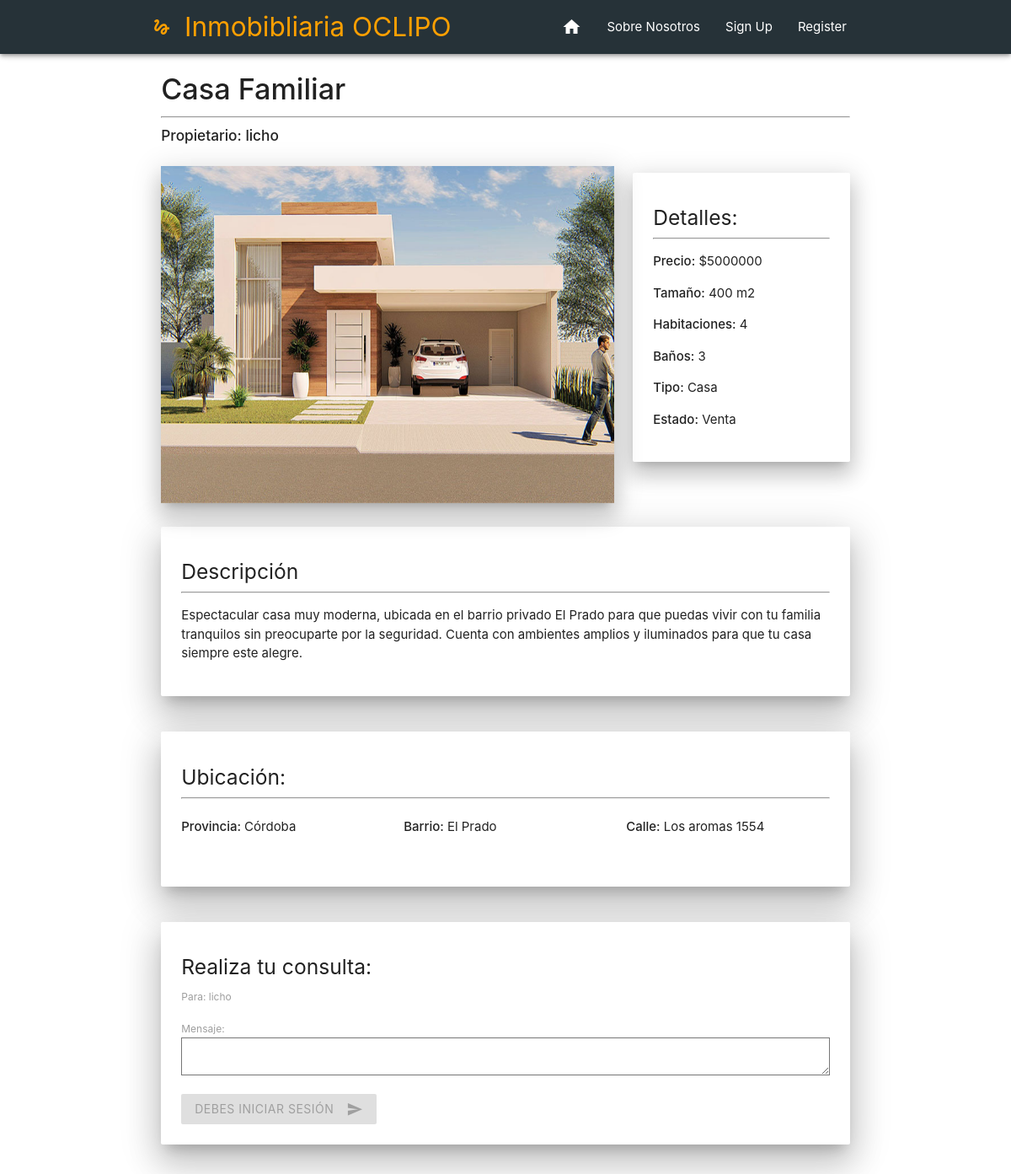
The app's page /propiedad/39 with its own data.
### Inmobibliaria/models.py (models this page shows, shortened)
class Propiedad(models.Model):
    usuario = models.ForeignKey(User, on_delete=models.CASCADE, null=False)
    titulo = models.CharField(max_length=20)
    precio = models.IntegerField()
    ubicacion = models.ForeignKey('Ubicacion', on_delete=models.CASCADE, null=False)
    barrio = models.CharField(max_length=30)
    calle = models.CharField(max_length=30)
    numero = models.IntegerField()
    tipo = models.CharField(max_length=12,choices=TIPO_CHOICES)
    estado = models.CharField(max_length=8,choices=STATUS_CHOICES)
    habitaciones = models.IntegerField()
    baños = models.IntegerField()
    tamaño = models.IntegerField()
    descripcion = models.TextField(max_length=2000)
    fecha = models.DateTimeField(auto_now_add=True)

class Imagen(models.Model):
    propiedad = models.ForeignKey(Propiedad, on_delete=models.CASCADE,null=False)
    foto = models.ImageField(upload_to='fotos/', null=True)

class Ubicacion(models.Model):
    provincia = models.CharField(max_length=30)

### Inmobibliaria/views.py (the view)
# urls.py: path("propiedad/<str:id>", views.propiedadview),
def propiedadview(request,id):
    propiedad = Propiedad.objects.get(id = id)
    imagenesLibro = Imagen.objects.filter(propiedad = propiedad)
    indiceEnCarusel = ["#one", "#two", "#three"] #El carusel necesita esos datos en el href para funcionar
    if request.method == 'POST':
        form = ComentarioModelForm(request.POST)
        current_user = get_object_or_404(User, pk = request.user.pk)
        if form.is_valid():
            created_comentario = form.save(commit=False)
            created_comentario.user = current_user
            created_comentario.propiedad = propiedad
            if created_comentario.user != created_comentario.propiedad.usuario:
                created_comentario.save()
                subject = "Has recibido una consulta de tu propiedad " + propiedad.titulo
                message = "De: " + created_comentario.user.username + "\nCorreo: "+ created_comentario.user.email + "\n" + created_comentario.mensaje
                email_from = settings.EMAIL_HOST_USER
                recipient_list = [propiedad.usuario.email]
                send_mail(subject, message, email_from, recipient_list)
                messages.success(request, f'Tu consulta ha sido enviada!')
                return redirect('/')
            else:
                messages.success(request, f'No puedes consultar una propiedad tuya')
    else:
        form = ComentarioModelForm()
    return render(request,"Inmobibliaria/propiedad.html",{"propiedad":propiedad, "imagenes": imagenesLibro,"indiceEnCarusel":indiceEnCarusel,"host": request.get_host(),"form":form})

### Inmobibliaria/forms.py
class ComentarioModelForm(forms.ModelForm):
	class Meta:
		model = Comentario
		fields = ['mensaje']

### Inmobibliaria/templatetags/index.py (called while the page is built)
@register.filter
def index(indexable, i):
    return indexable[i]

### Inmobibliaria/templates/Inmobibliaria/propiedad.html (shortened to what this page needs)
{% extends 'Inmobibliaria/base.html' %}
{% block content %}
<div class="container">
<div class="row">
    <div class="col s12 m12">
        <h4><strong>{{propiedad.titulo}}</strong></h4><hr>
        <h6><strong> Propietario: {{propiedad.usuario}}</strong></h6>
    </div>
</div>
<div class="row">
    <div class="col s12 m8">
        <div class="carousel carousel-slider z-depth-4">
        {% load index %}
        {% for imagen in imagenes %}
        <a class="carousel-item " href="{{ indiceEnCarusel|index:forloop.counter0 }}"><img src = "http://{{ host }}/media/{{ imagen.foto }}" width="100%" height="400"></a>
        {% endfor %}
        </div>
    </div>
    <div class="col s12 m4">
        <div class="card-panel z-depth-4">
        <h5>Detalles: </h5><hr>
        <p><strong>Precio:</strong> ${{propiedad.precio}}</p>
        <p><strong>Tamaño:</strong> {{propiedad.tamaño}} m2</p>
        <p><strong>Habitaciones:</strong> {{propiedad.habitaciones}}</p>
        <p><strong>Baños:</strong> {{propiedad.baños}}</p>
        <p><strong>Tipo:</strong> {{propiedad.tipo}}</p>
        <p><strong>Estado:</strong> {{propiedad.estado}}</p>
      </div>
    </div>
</div>
<div class="row">
    <div class="col s12 m12">
        <div class="card-panel white z-depth-5">
        <h5>Descripción</h5><hr>
        <p>{{propiedad.descripcion}}</p>
      </div>
    </div>
</div>
<div class="row">
    <div class="col s12 m12">
        <div class="card-panel white z-depth-5">
            <h5>Ubicación:</h5><hr>
            <div class="row">
            <div class="col s12 m4">
                <p><strong>Provincia: </strong>{{propiedad.ubicacion.provincia}}</p>
            </div>
            <div class="col s12 m4">
                <p><strong>Barrio: </strong>{{propiedad.barrio}}</p>
            </div>
            <div class="col s12 m4">
                <p><strong>Calle: </strong>{{propiedad.calle}} {{propiedad.numero}}</p>
            </div>
            </div>
        </div>
    </div>
</div>
<div class="row">
    <div class="col s12 m12">
        <div class="card-panel white z-depth-5">
            <h5>Realiza tu consulta:</h5>
            <label>Para: {{propiedad.usuario}}</label>
            <form method="post">
                {{ form.as_p }}
                {% if user.is_authenticated %}
                    <button class="btn waves-effect waves-light" type="submit" id="submit">Solicitar Información<i
                    class="material-icons right">send</i></button>
                {% else %}
                    <button class="btn waves-effect waves-light disabled" type="submit" id="submit">Debes iniciar sesión<i
                    class="material-icons right">send</i></button>
                {% endif %}
            </form>
        </div>
    </div>
</div>
{% endblock %}

### records on screen
Propiedad: titulo "Casa Familiar", usuario "licho", precio "5000000", tamaño "400", habitaciones "4", baños "3", tipo "Casa", estado "Venta", descripcion "Espectacular casa muy moderna, ubicada en el barrio privado El Prado para que puedas vivir con tu familia tranquilos sin preocuparte por la seguridad. Cuenta con ambientes amplios y iluminados para que tu casa siempre este alegre.", ubicacion.provincia "Córdoba", barrio "El Prado", calle "Los aromas", numero "1554"
Imagen: foto (picture)
